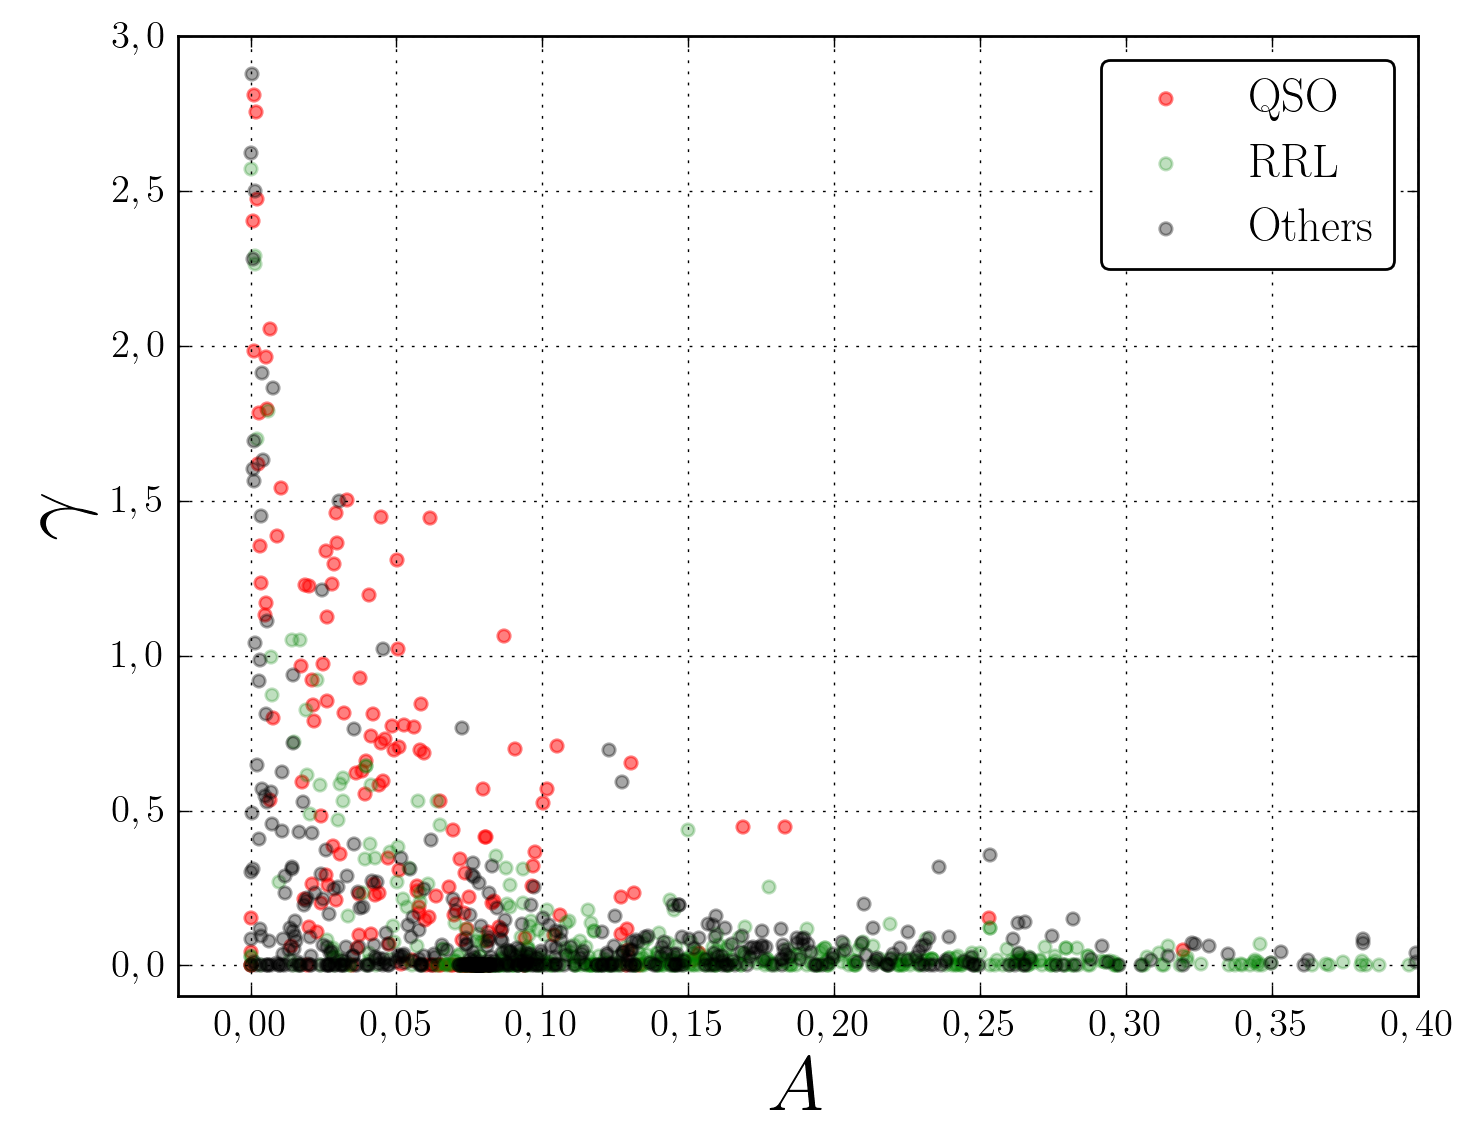

This chart was generated by the following Python code:
#!/usr/bin/env python
# -*- coding: utf-8 -*-

import os, sys
import numpy as np
import json

from matplotlib import pyplot as plt
from matplotlib import cm

from sf import SF

DATADIR = '../../../data/eros/lightcurves'
LABELFILE = '../../../data/eros/labels-with-ids.csv'

erosids = np.genfromtxt(LABELFILE, usecols = (1,), dtype = None)
features = np.load('../../../data/eros/features/features.npy')
labels = np.load('../../../data/eros/features/labels.npy')
dictionary = json.load(open('../../../data/eros/features/dictionary.json', 'r'))

features_sf_A = features[:,dictionary['B-sf-A']]
features_sf_gamma = features[:,dictionary['B-sf-gamma']]

plt.scatter(features_sf_A[labels == 'QSO'], features_sf_gamma[labels == 'QSO'], color = 'red', alpha = 0.5, label = 'QSO')

A_RRL, gamma_RRL = [], []
for erosid in np.random.choice(erosids[(labels == 'RRL')], 3.0*180.0):

	A_RRL.append(features[erosids == erosid][:,dictionary['B-sf-A']][0])
	gamma_RRL.append(features[erosids == erosid][:,dictionary['B-sf-gamma']][0])

A_others, gamma_others = np.array(A_RRL), np.array(gamma_RRL)
plt.scatter(A_RRL, gamma_RRL, color = 'green', alpha = 0.25, label = 'RRL')

A_others, gamma_others = [], []
for erosid in np.random.choice(erosids[(labels != 'QSO') & (labels != 'RRL')], 3.0*180.0):

	A_others.append(features[erosids == erosid][:,dictionary['B-sf-A']][0])
	gamma_others.append(features[erosids == erosid][:,dictionary['B-sf-gamma']][0])
plt.scatter(A_others, gamma_others, color = 'black', alpha = 0.35, label = 'Others')

plt.xlabel('$A$', fontsize = 28)
plt.ylabel('$\gamma$', fontsize = 32)
plt.xlim(-0.025, 0.4)
plt.ylim(-0.1, 3.0)
plt.legend()
plt.savefig('sf-scatterplot.png', dpi = 200, bbox_inches = 'tight', rasterize = True)
